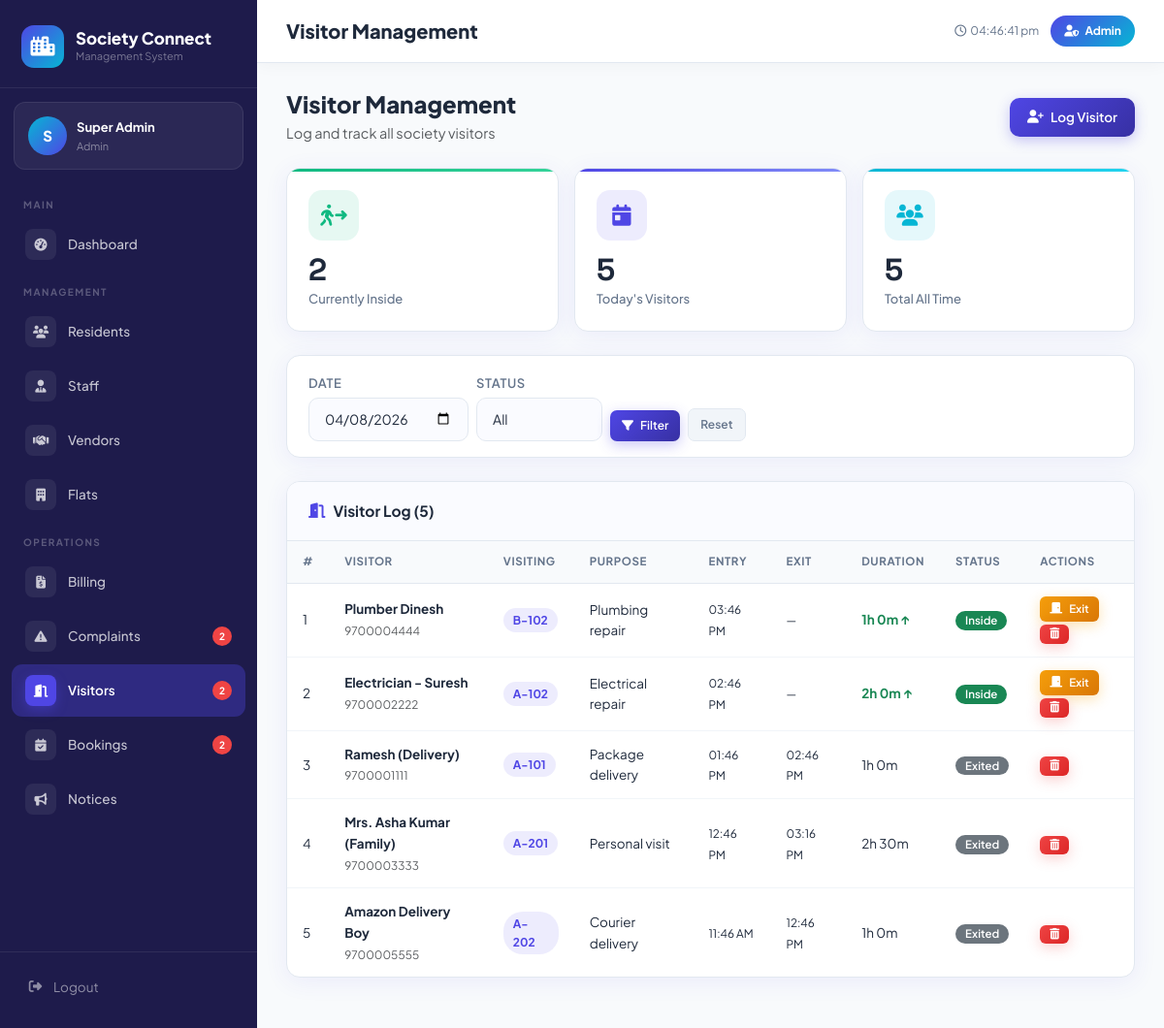
Screenshot of /admin/visitors.php (signed in) with the database file from the repository.
### tables this page shows
CREATE TABLE `visitors` (
  `id`           INT          UNSIGNED AUTO_INCREMENT PRIMARY KEY,
  `visitor_name` VARCHAR(150) NOT NULL,
  `phone`        VARCHAR(20)  DEFAULT NULL,
  `purpose`      VARCHAR(200) DEFAULT NULL,
  `id_proof`     VARCHAR(50)  DEFAULT NULL,
  `flat_id`      INT          UNSIGNED NOT NULL,
  `resident_id`  INT          UNSIGNED DEFAULT NULL,
  `vehicle_no`   VARCHAR(30)  DEFAULT NULL,
  `entry_time`   DATETIME     DEFAULT CURRENT_TIMESTAMP,
  `exit_time`    DATETIME     DEFAULT NULL,
  `status`       ENUM('inside','exited','pre_approved') DEFAULT 'inside',
  `logged_by`    INT          UNSIGNED DEFAULT NULL,
  FOREIGN KEY (`flat_id`)     REFERENCES `flats`(`id`)     ON DELETE CASCADE,
  FOREIGN KEY (`resident_id`) REFERENCES `residents`(`id`) ON DELETE SET NULL,
  FOREIGN KEY (`logged_by`)   REFERENCES `users`(`id`)     ON DELETE SET NULL
);

CREATE TABLE `flats` (
  `id`          INT          UNSIGNED AUTO_INCREMENT PRIMARY KEY,
  `flat_no`     VARCHAR(20)  NOT NULL,
  `block`       VARCHAR(10)  NOT NULL,
  `floor`       TINYINT      NOT NULL DEFAULT 0,
  `type`        ENUM('1BHK','2BHK','3BHK','4BHK','Penthouse') DEFAULT '2BHK',
  `area_sqft`   INT          DEFAULT 0,
  `status`      ENUM('occupied','vacant','under_maintenance') DEFAULT 'vacant',
  `created_at`  TIMESTAMP    DEFAULT CURRENT_TIMESTAMP
);

### admin/visitors.php (the view, shortened to what this page needs)
<?php
require_once '../config/db.php';
$db = getDB();
$filterStatus = $_GET['status'] ?? 'all';
$filterDate   = $_GET['date']   ?? date('Y-m-d');
$sql    = "SELECT v.*, f.flat_no, u.name as logged_by_name
           FROM visitors v
           JOIN flats f ON v.flat_id = f.id
           LEFT JOIN users u ON v.logged_by = u.id";
$where  = ["DATE(v.entry_time)=?"];
$params = [$filterDate];
$sql .= " WHERE " . implode(' AND ', $where) . " ORDER BY v.entry_time DESC";
$stmt = $db->prepare($sql);
$stmt->execute($params);
$visitors = $stmt->fetchAll();
$activeCount = $db->query("SELECT COUNT(*) FROM visitors WHERE status='inside'")->fetchColumn();
$todayCount  = $db->query("SELECT COUNT(*) FROM visitors WHERE DATE(entry_time)=CURDATE()")->fetchColumn();
$totalCount  = $db->query("SELECT COUNT(*) FROM visitors")->fetchColumn();
require_once '../includes/header.php';
?>
<div class="d-flex align-items-center justify-content-between mb-4">
    <div>
        <h4 class="fw-800 mb-1">Visitor Management</h4>
        <p class="text-muted mb-0">Log and track all society visitors</p>
    </div>
    <button class="btn-sc primary" data-bs-toggle="modal" data-bs-target="#addVisitorModal">
        <i class="fa-solid fa-user-plus"></i> Log Visitor
    </button>
</div>
<div class="row g-3 mb-4">
    <div class="col-md-4">
        <div class="stat-card success">
            <div class="stat-icon-wrap success"><i class="fa-solid fa-person-walking-arrow-right"></i></div>
            <div class="stat-num"><?= $activeCount ?></div>
            <div class="stat-label">Currently Inside</div>
        </div>
    </div>
    <div class="col-md-4">
        <div class="stat-card primary">
            <div class="stat-icon-wrap primary"><i class="fa-solid fa-calendar-day"></i></div>
            <div class="stat-num"><?= $todayCount ?></div>
            <div class="stat-label">Today's Visitors</div>
        </div>
    </div>
    <div class="col-md-4">
        <div class="stat-card secondary">
            <div class="stat-icon-wrap secondary"><i class="fa-solid fa-users"></i></div>
            <div class="stat-num"><?= $totalCount ?></div>
            <div class="stat-label">Total All Time</div>
        </div>
    </div>
</div>
<div class="sc-card mb-4">
    <div class="sc-card-body py-3">
        <form method="GET" class="d-flex flex-wrap gap-2 align-items-end">
            <div>
                <label class="form-label mb-1">Date</label>
                <input type="date" name="date" class="form-control form-control-sm"
                       value="<?= e($filterDate) ?>">
            </div>
            <div>
                <label class="form-label mb-1">Status</label>
                <select name="status" class="form-select form-select-sm" style="width:130px;">
                    <option value="all"    <?= $filterStatus==='all'?'selected':'' ?>>All</option>
                </select>
            </div>
            <button type="submit" class="btn-sc primary sm"><i class="fa-solid fa-filter"></i> Filter</button>
            <a href="<?= BASE_URL ?>/admin/visitors.php" class="btn-sc light sm">Reset</a>
        </form>
    </div>
</div>
<div class="sc-card">
    <div class="sc-card-header">
        <div class="sc-card-title"><i class="fa-solid fa-door-open"></i> Visitor Log (<?= count($visitors) ?>)</div>
    </div>
    <div class="table-responsive">
        <?php if (empty($visitors)): ?>
        <div class="empty-state">
            <div class="empty-icon"><i class="fa-solid fa-users"></i></div>
            <h5>No Visitors</h5>
            <p>No visitor records for <?= date('d M Y', strtotime($filterDate)) ?>.</p>
        </div>
        <?php else: ?>
        <table class="table-sc">
            <thead>
                <tr><th>#</th><th>Visitor</th><th>Visiting</th><th>Purpose</th><th>Entry</th><th>Exit</th><th>Duration</th><th>Status</th><th>Actions</th></tr>
            </thead>
            <tbody>
            <?php foreach ($visitors as $i => $v): ?>
            <?php
                $duration = '—';
                if ($v['exit_time']) {
                    $diff = strtotime($v['exit_time']) - strtotime($v['entry_time']);
                    $duration = floor($diff/3600) . 'h ' . floor(($diff%3600)/60) . 'm';
                } elseif ($v['status'] === 'inside') {
                    $diff = time() - strtotime($v['entry_time']);
                    $duration = '<span class="text-success fw-700">' . floor($diff/3600) . 'h ' . floor(($diff%3600)/60) . 'm ↑</span>';
                }
            ?>
            <tr>
                <td><?= $i+1 ?></td>
                <td>
                    <div class="fw-700"><?= e($v['visitor_name']) ?></div>
                    <small class="text-muted"><?= e($v['phone'] ?: '—') ?></small>
                </td>
                <td><span class="flat-pill"><?= e($v['flat_no']) ?></span></td>
                <td><?= e($v['purpose'] ?: '—') ?></td>
                <td><small><?= date('h:i A', strtotime($v['entry_time'])) ?></small></td>
                <td><small><?= $v['exit_time'] ? date('h:i A', strtotime($v['exit_time'])) : '—' ?></small></td>
                <td><?= $duration ?></td>
                <td><?= statusBadge($v['status']) ?></td>
                <td>
                    <?php if ($v['status'] === 'inside'): ?>
                    <a href="?exit=<?= $v['id'] ?>&date=<?= e($filterDate) ?>"
                       class="btn-sc warning xs" data-confirm="Record exit for this visitor?">
                        <i class="fa-solid fa-door-closed"></i> Exit
                    </a>
                    <?php endif; ?>
                    <a href="?delete=<?= $v['id'] ?>&date=<?= e($filterDate) ?>"
                       class="btn-sc danger xs" data-confirm="Delete this visitor record?">
                        <i class="fa-solid fa-trash-can"></i>
                    </a>
                </td>
            </tr>
            <?php endforeach; ?>
            </tbody>
        </table>
        <?php endif; ?>
    </div>
</div>
<?php require_once '../includes/footer.php'; ?>

### config/db.php (shortened to what this page needs)
<?php
function e(mixed $val): string {
    return htmlspecialchars((string)$val, ENT_QUOTES, 'UTF-8');
}
function statusBadge(string $status, string $type = 'general'): string {
    $map = [
        'paid'        => 'success',
        'pending'     => 'warning',
        'overdue'     => 'danger',
        'waived'      => 'secondary',
        'open'        => 'danger',
        'assigned'    => 'warning',
        'in_progress' => 'info',
        'resolved'    => 'success',
        'closed'      => 'secondary',
        'approved'    => 'success',
        'rejected'    => 'danger',
        'cancelled'   => 'secondary',
        'completed'   => 'primary',
        'inside'      => 'success',
        'exited'      => 'secondary',
        'pre_approved'=> 'info',
        'active'      => 'success',
        'inactive'    => 'secondary',
        'available'   => 'success',
        'maintenance' => 'warning',
        'closed'      => 'danger',
        'occupied'    => 'primary',
        'vacant'      => 'success',
        'under_maintenance' => 'warning',
        'low'         => 'secondary',
        'medium'      => 'info',
        'high'        => 'warning',
        'critical'    => 'danger',
    ];
    $cls   = $map[$status] ?? 'secondary';
    $label = ucfirst(str_replace('_', ' ', $status));
    return "<span class=\"badge bg-{$cls}\">{$label}</span>";
}

### rows the page displays
visitors: visitor_name "Plumber Dinesh", phone "9700004444", flat.flat_no "B-102", purpose "Plumbing repair", entry_time "03:46 PM", floor($diff/3600) "1", floor(($diff%3600)/60) "0", status "Inside"
visitors: visitor_name "Electrician - Suresh", phone "9700002222", flat.flat_no "A-102", purpose "Electrical repair", entry_time "02:46 PM", floor($diff/3600) "2", floor(($diff%3600)/60) "0", status "Inside"
visitors: visitor_name "Ramesh (Delivery)", phone "9700001111", flat.flat_no "A-101", purpose "Package delivery", entry_time "01:46 PM", exit_time "02:46 PM", duration "1h 0m", status "Exited"
visitors: visitor_name "Mrs. Asha Kumar (Family)", phone "9700003333", flat.flat_no "A-201", purpose "Personal visit", entry_time "12:46 PM", exit_time "03:16 PM", duration "2h 30m", status "Exited"
visitors: visitor_name "Amazon Delivery Boy", phone "9700005555", flat.flat_no "A-202", purpose "Courier delivery", entry_time "11:46 AM", exit_time "12:46 PM", duration "1h 0m", status "Exited"

### other values shown
$userInitial "S"
$userName "Super Admin"
$userRole "Admin"
$section "MAIN"
$item['label'] "Dashboard"
$section "MANAGEMENT"
$item['label'] "Residents"
$item['label'] "Staff"
$item['label'] "Vendors"
$item['label'] "Flats"
$section "OPERATIONS"
$item['label'] "Billing"
$item['label'] "Complaints"
$item['badge'] "2"
$item['label'] "Visitors"
